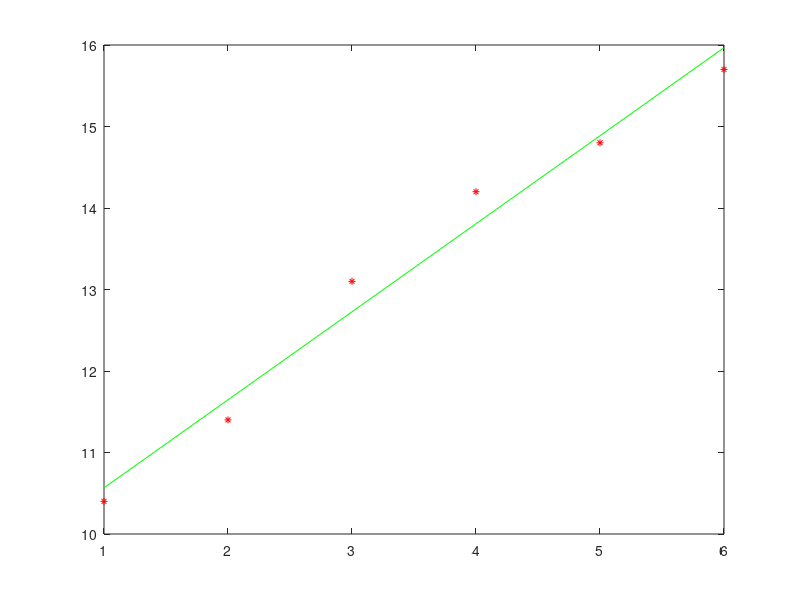

This figure's MATLAB source:
clc;
clear;
% 1. 加载数据
data = load('data.txt');
x = data(1,:)';%参数矩阵
X = [ones(6,1),x];%产生一个6行一列的矩阵，后接x矩阵,假设起始残差为1
y = data(2,:)';
% 2. 绘制散点图
plot(x, y, 'r*', 'MarkerSize', 5); % 5控制*的大小
hold on
% 3. 求解相关系数及指标 
[b,bint,r,rint,stats] = regress(y,X);
% 4. 绘制曲线
z =  b(1) + b(2)*x;
fprintf('y = %f x + %f \n',b(2),b(1));
plot(x, z, 'g');
% 5. 相关统计
b;
stats
% 6. 进行预测
x0 = input('请输入第x年：');
z0 = b(1) + b(2) * x0;
fprintf('预测第%d年的用电量%.1f \n',x0,z0);